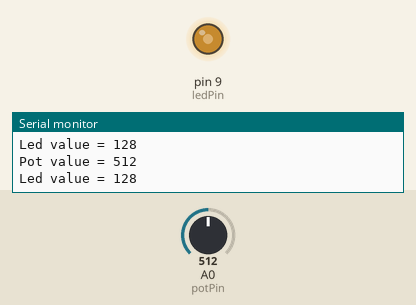
Recording of a sketch running on a simulated Arduino Uno, built with avr-gcc and run on an emulated ATmega328P. On the bench: output pins drawn as LEDs (lit = HIGH), the last lines printed to the serial monitor. The test bench sets the inputs (shaded band); at power-on: A0 (potPin) = 512.

Above: at 1.2 s.
1.3 s: A0 (potPin) set to 413
At 2.1 s:
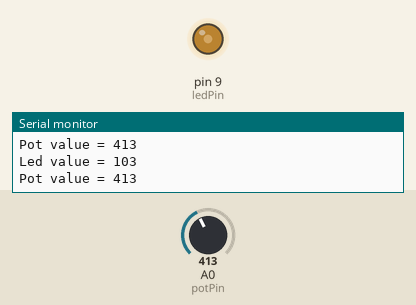
4.3 s: A0 (potPin) set to 388
At 5.5 s:
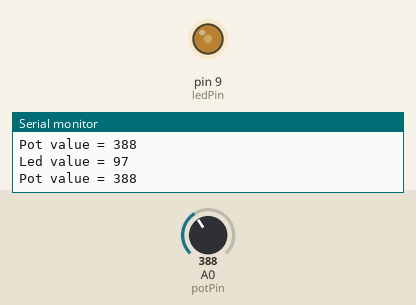
5.8 s: A0 (potPin) set to 716
At 7.0 s:
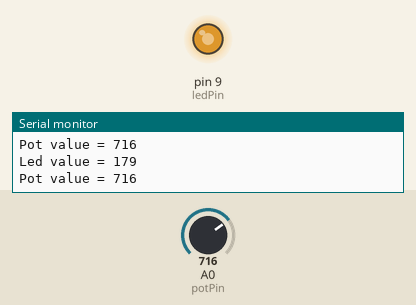
7.3 s: A0 (potPin) set to 984
At 7.9 s:
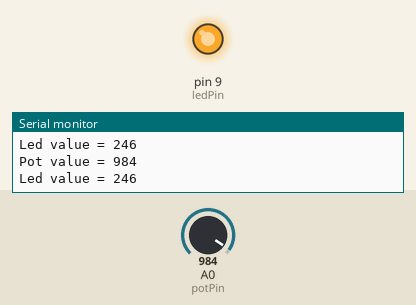
8.8 s: A0 (potPin) set to 1011
At 9.8 s:
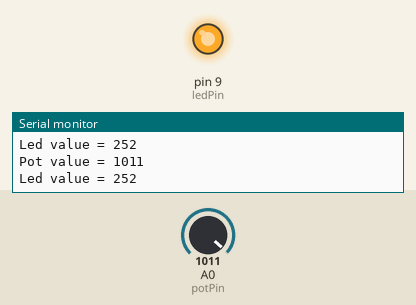
11.8 s: A0 (potPin) set to 122
At 12.7 s:
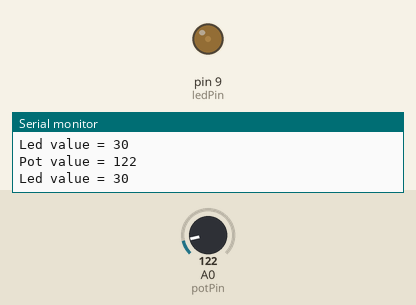
Timing chart, 0 to 14.3 s (numbered marks = the images above; inputs shaded):
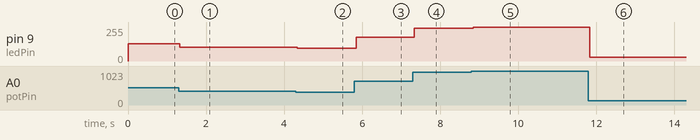

Measured:
- after the input at 1.3 s, pin 9 (ledPin): 128/255 → 103/255 at once
- after the input at 4.3 s, pin 9 (ledPin): 103/255 → 97/255 at once
- after the input at 5.8 s, pin 9 (ledPin): 97/255 → 179/255 after 0.05 s
- after the input at 7.3 s, pin 9 (ledPin): 179/255 → 246/255 at once
- after the input at 8.8 s, pin 9 (ledPin): 246/255 → 252/255 after 0.05 s
- after the input at 11.8 s, pin 9 (ledPin): 252/255 → 30/255 at once

The sketch:

DontFadeAway.ino
```cpp
// (licence header left out)
int ledPin = 9;
int ledVal = 0;

int potPin = 0;
int potVal = 0;

// -------------------------------------------------------------------------------------------------
// setup: Run once, when the sketch is started

void setup()
{
  Serial.begin(9600);            // Opens the serial port
}

// -------------------------------------------------------------------------------------------------
// loop: Run over and over again

void loop()
{
  potVal = analogRead(potPin);   // Read the pot input value
  Serial.print("Pot value = ");  // Display a helpful message
  Serial.println(potVal);

  ledVal = potVal / 4;           // Map from analog range (0-1023) to digital range (0-255)
  analogWrite(ledPin, ledVal);   // Sets the LED brightness
  Serial.print("Led value = ");  // Display a helpful message
  Serial.println(ledVal);
}
```
